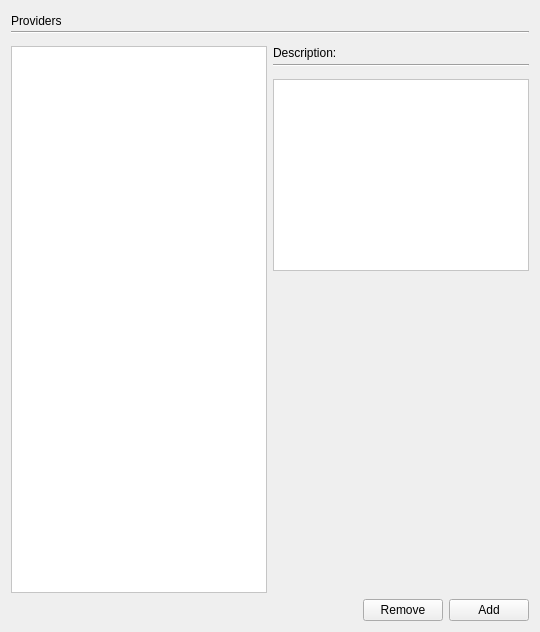
     <widget class="QWidget" name="tab_4">
      <attribute name="title">
       <string>Providers</string>
      </attribute>
      <layout class="QGridLayout" name="gridLayout_7">
       <item row="0" column="0">
        <layout class="QVBoxLayout" name="verticalLayout_3">
         <item>
          <layout class="QVBoxLayout" name="verticalLayout_4">
           <property name="spacing">
            <number>0</number>
           </property>
           <property name="bottomMargin">
            <number>6</number>
           </property>
           <item>
            <layout class="QHBoxLayout" name="horizontalLayout_6">
             <property name="spacing">
              <number>0</number>
             </property>
             <item>
              <widget class="QLabel" name="label_4">
               <property name="text">
                <string>Providers</string>
               </property>
              </widget>
             </item>
             <item>
              <spacer name="horizontalSpacer_4">
               <property name="orientation">
                <enum>Qt::Horizontal</enum>
               </property>
               <property name="sizeHint" stdset="0">
                <size>
                 <width>40</width>
                 <height>20</height>
                </size>
               </property>
              </spacer>
             </item>
            </layout>
           </item>
           <item>
            <widget class="Line" name="line_2">
             <property name="sizePolicy">
              <sizepolicy hsizetype="Expanding" vsizetype="Fixed">
               <horstretch>0</horstretch>
               <verstretch>0</verstretch>
              </sizepolicy>
             </property>
             <property name="minimumSize">
              <size>
               <width>40</width>
               <height>0</height>
              </size>
             </property>
             <property name="maximumSize">
              <size>
               <width>600</width>
               <height>16777215</height>
              </size>
             </property>
             <property name="orientation">
              <enum>Qt::Horizontal</enum>
             </property>
            </widget>
           </item>
          </layout>
         </item>
         <item>
          <layout class="QHBoxLayout" name="horizontalLayout_20">
           <item>
            <widget class="QListWidget" name="listWidgetProviders">
             <property name="styleSheet">
              <string notr="true">background-color: rgb(255, 255, 255);
alternate-background-color: rgb(207, 207, 207);</string>
             </property>
             <property name="alternatingRowColors">
              <bool>true</bool>
             </property>
            </widget>
           </item>
           <item>
            <layout class="QVBoxLayout" name="verticalLayout_17">
             <item>
              <layout class="QVBoxLayout" name="verticalLayout_18">
               <property name="spacing">
                <number>4</number>
               </property>
               <property name="bottomMargin">
                <number>6</number>
               </property>
               <item>
                <widget class="QLabel" name="label_10">
                 <property name="text">
                  <string>Description:</string>
                 </property>
                </widget>
               </item>
               <item>
                <widget class="Line" name="line_10">
                 <property name="orientation">
                  <enum>Qt::Horizontal</enum>
                 </property>
                </widget>
               </item>
              </layout>
             </item>
             <item>
              <layout class="QVBoxLayout" name="verticalLayout_19">
               <item>
                <widget class="QPlainTextEdit" name="plainTextEditProviderDescription">
                 <property name="styleSheet">
                  <string notr="true">background-color: rgb(255, 255, 255);</string>
                 </property>
                </widget>
               </item>
               <item>
                <spacer name="verticalSpacer_5">
                 <property name="orientation">
                  <enum>Qt::Vertical</enum>
                 </property>
                 <property name="sizeHint" stdset="0">
                  <size>
                   <width>17</width>
                   <height>322</height>
                  </size>
                 </property>
                </spacer>
               </item>
              </layout>
             </item>
            </layout>
           </item>
          </layout>
         </item>
         <item>
          <layout class="QHBoxLayout" name="horizontalLayout_7">
           <item>
            <spacer name="horizontalSpacer_5">
             <property name="orientation">
              <enum>Qt::Horizontal</enum>
             </property>
             <property name="sizeHint" stdset="0">
              <size>
               <width>40</width>
               <height>20</height>
              </size>
             </property>
            </spacer>
           </item>
           <item>
            <widget class="QPushButton" name="pushButtonProvidersRemove">
             <property name="text">
              <string>Remove</string>
             </property>
            </widget>
           </item>
           <item>
            <widget class="QPushButton" name="pushButtonProvidersAdd">
             <property name="text">
              <string>Add</string>
             </property>
            </widget>
           </item>
          </layout>
         </item>
        </layout>
       </item>
      </layout>
     </widget>
